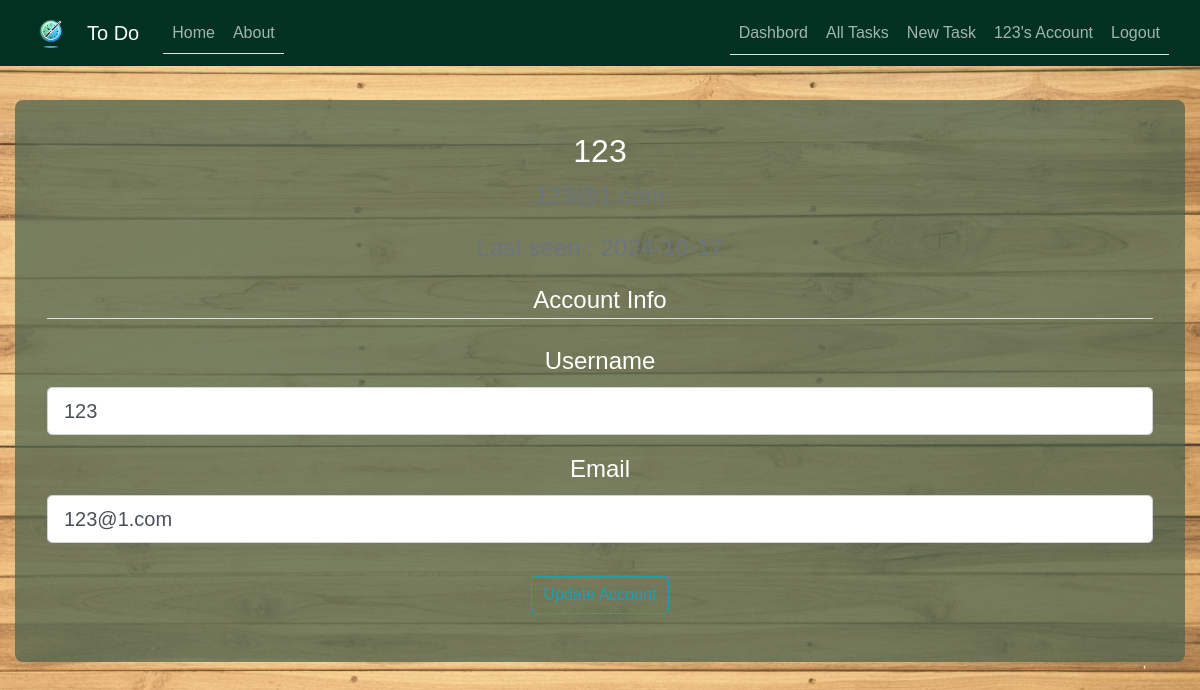
Page /account (signed in) on the committed database.
### To_Do/models.py (models this page shows, shortened)
class User(db.Model, UserMixin):
    id = db.Column(db.Integer, primary_key=True)
    username = db.Column(db.String(50), unique=True, nullable=False)
    email = db.Column(db.String(100), unique=True, nullable=False)
    password = db.Column(db.String(255), nullable=False)
    date_joined = db.Column(db.DateTime, default=datetime.now)
    last_login = db.Column(db.DateTime, default=datetime.now)
    tasks = db.relationship("Task", backref="user", lazy=True)
    task_collaborators = db.relationship("TaskCollaborator", backref="user", lazy=True)

### To_Do/users/routes.py (the view)
@users.route("/account", methods=['GET', 'POST'])
@login_required
def account():
    form = UpdateAccountForm()
    if form.validate_on_submit():
        current_user.username = form.username.data
        current_user.email = form.email.data
        current_user.last_login = datetime.utcnow()
        db.session.add(current_user)
        db.session.commit()
        flash('Your account has been updated!', 'success')
        return redirect(url_for('users.account'))
    elif request.method == 'GET':
        if current_user.is_authenticated:
            form.username.data = current_user.username
            form.email.data = current_user.email
    return render_template('account.html', title='Account', form=form)

### To_Do/users/forms.py (shortened to what this page needs)
class UpdateAccountForm(FlaskForm):
    username = StringField(
        "Username", validators=[DataRequired(), Length(min=2, max=50)]
    )
    email = StringField("Email", validators=[DataRequired(), Email()])
    submit = SubmitField("Update Account")

### To_Do/models.py (called while the page is built)
@login_manager.user_loader
def load_user(user_id):
    return User.query.get(int(user_id))

### To_Do/templates/account.html (shortened to what this page needs)
{% extends "base.html" %}
{% block content %}
    <div class="content-section">
        <div class="media">
            <div class="media-body">
                <h2 class="account-heading">{{ current_user.username }}</h2>
                <p class="text-secondary">{{ current_user.email }}</p>
                {% if current_user.last_login != None %}
                <p class="text-secondary">Last seen : {{ current_user.last_login.strftime('%Y-%m-%d') }}</p>
                {% else %}
                <p class="text-secondary">Last seen : **** </p>
                {% endif %}
            </div>
        </div>
        <form method="POST" action="" enctype="multipart/form-data">
            <fieldset class="form-group">
                <legend class="border-bottom mb-4">Account Info</legend>
                <div class="form-group">
                    {{ form.username.label(class="form-control-label") }}
                    {% if form.username.errors %}
                        {{ form.username(class="form-control form-control-lg is-invalid") }}
                        <div class="invalid-feedback">
                            {% for error in form.username.errors %}
                                <span>{{ error }}</span>
                            {% endfor %}
                        </div>
                    {% else %}
                        {{ form.username(class="form-control form-control-lg") }}
                    {% endif %}
                </div>
                <div class="form-group">
                    {{ form.email.label(class="form-control-label") }}
                    {% if form.email.errors %}
                        {{ form.email(class="form-control form-control-lg is-invalid") }}
                        <div class="invalid-feedback">
                            {% for error in form.email.errors %}
                                <span>{{ error }}</span>
                            {% endfor %}
                        </div>
                    {% else %}
                        {{ form.email(class="form-control form-control-lg") }}
                    {% endif %}
                </div>
            </fieldset>
            <div class="form-group">
                {{ form.submit(class="btn btn-outline-info") }}
            </div>
        </form>
    </div>
{% endblock content %}

### To_Do/templates/base.html (shortened to what this page needs)
<!DOCTYPE html>
<html>
<head>
    <link rel="stylesheet" href="https://maxcdn.bootstrapcdn.com/bootstrap/4.0.0/css/bootstrap.min.css">
    <link rel="stylesheet" type="text/css" href="{{ url_for('static', filename='/css/main.css') }}">
</head>
<body>
    <header class="site-header">
      <nav class="navbar navbar-expand-md navbar-dark bg-steel fixed-top">
        <div class="container">
        <a class="navbar-brand" href="/">
          <img src="{{ url_for('static', filename='logo.png') }}" alt="Logo" style="width:40px;">
        </a>
          <a class="navbar-brand mr-4" href="/">To Do</a>
          <div class="collapse navbar-collapse" id="navbarToggle">
            <div class="nav nav-tabs mr-auto navbar-nav">
              <a class="nav-item nav-link" href="/">Home</a>
              <a class="nav-item nav-link" href="/about">About</a>
            </div>
            <div class="nav nav-tabs">
              <div class="navbar-nav">
                {% if current_user.is_authenticated %}
                <a class="nav-link" href="/dashbord">Dashbord</a>
                  <a class="nav-link" href="{{ url_for('tasks.all_tasks') }}"> All Tasks </a>
                  <a class="nav-link" href="{{ url_for('tasks.new_task') }}">New Task</a>
                  <a class="nav-link" href="/account">{{ current_user.username }}'s Account</a>
                  <a class="nav-link" href="logout">Logout</a>
                {% else %}
                  <a class="nav-item nav-link" href="{{ url_for('users.login') }}">Login</a>
                  <a class="nav-item nav-link" href="{{ url_for('users.sign_up') }}">Sign Up</a>
                {% endif %}
              </div>
            </div>
          </div>
        </div>
      </nav>
    </header>
    <main role="main" class="container">
      <div class="row">
        <div class="col-md-12">
          {% block content %}{% endblock %}
        </div>
      </div>
    </main>
  </body>
</html>

### To_Do/static/css/main.css (style rules this page uses)
* { box-sizing: border-box; }
body { width: 100%; height: 100vh; font-family: Arial, sans-serif; background-image: url('../background.jpg'); background-position: center; background-size:cover; background-attachment:scroll; position: relative; margin-top: 5rem; color: #000000; }
.bg-steel { background-color: #013221; color: #000000; }
.container { width: 100%; max-width: 1400px; text-align: center; margin: 0 auto; border-radius: 40%; }
.content-section { background: #4c634ebc; padding: 2rem; border-radius: 8px; margin-top: 20px; color: #fff; font-size: 1.5rem; }
.site-header .navbar-nav .nav-link { color: #fdfeffa4; }
a { color: #f3f3f3; text-decoration: none; }

### rows in the picture
User: username "123", last_login "2024-10-17", email "123@1.com"
